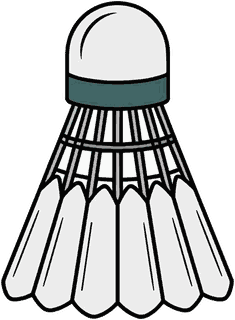
#> input picture src/assets/shuttlecock.png, 235 x 320 px
$ python cutout-shuttlecock.py ../src/assets/shuttlecock.png
#> lines starting #> are read from the running program, lines starting #| are printed output that depends on the picture; after the words box and inside, x2 and y2 are one past the last pixel; in counts of white or black regions, pixels touching at a corner belong together
"""
Cuts the supplied shuttlecock illustration out of its background.

The naive approach, keying out white, destroys this image: the cork and the
feathers are themselves white, so a colour key punches holes straight through
the subject. What actually separates subject from background here is not
colour but connectivity, so this floods inward from the four corners and
removes only the contiguous outer region. Anything white that is fenced in by
the black outline survives.

The alpha edge is then feathered by a fraction of a pixel. A hard binary mask
on a line drawing leaves visible stair-stepping along every curve once it is
composited onto a dark page.

Run:  python scripts/cutout-shuttlecock.py <source.jpg>
Out:  src/assets/shuttlecock.png
"""

import sys
from pathlib import Path

import numpy as np
import scipy.ndimage as ndi
from PIL import Image, ImageFilter

OUT = Path("src/assets/shuttlecock.png")
TARGET_H = 320          # plenty for a bullet at any DPR, still a small file
BG_TOLERANCE = 26       # how far from the sampled corner colour still counts
EDGE_FEATHER = 0.6      # px


def main(src: Path) -> None:
    img = Image.open(src).convert("RGB")
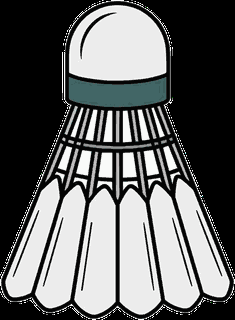
#> img: PIL image 235x320 RGB; mean R, G, B 100.3, 101.4, 101.3
    arr = np.asarray(img).astype(np.int16)
    h, w, _ = arr.shape
#> h = 320; w = 235

    # The background colour is whatever sits in the corners, not an assumed
    # pure white: this illustration sits on a warm off-white.
    corners = np.stack(
        [arr[0, 0], arr[0, w - 1], arr[h - 1, 0], arr[h - 1, w - 1]]
    )
#> corners = [[0, 0, 0], [0, 0, 0], [0, 0, 0], [0, 0, 0]]
    bg = corners.mean(axis=0)
#> bg = [0, 0, 0]
    dist = np.abs(arr - bg).max(axis=2)
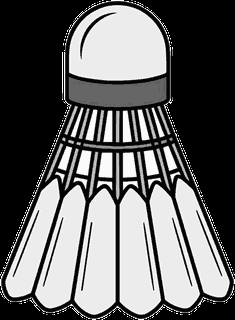
#> dist: shape (320, 235) float64; min 0, max 255, mean 101.4

    # Label every connected run of background-coloured pixels, then keep only
    # the components that touch an edge. Those are the outside; anything that
    # matches the background colour but is fenced in by the drawing is part of
    # the subject and stays.
    #
    # Deliberately not PIL's ImageDraw.floodfill, which is a silent no-op in
    # Pillow 12.1.1: it returns without filling even a uniform test image, so
    # the cutout appears to run and changes nothing.
    candidate = dist <= BG_TOLERANCE
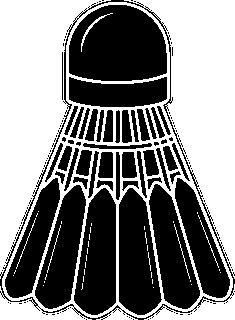
#> candidate: shape (320, 235) bool; 51.7% white; 138 black regions (93 under 20 px), largest, box (x1, y1, x2, y2) and area: (69, 5, 167, 81) 6107, (119, 188, 162, 315) 3984, (74, 188, 116, 315) 3955
    labels, _count = ndi.label(candidate)
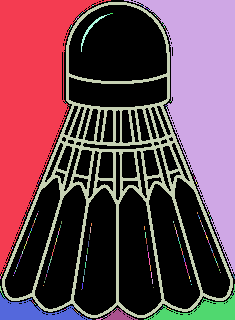
#> labels: shape (320, 235) int32; 187 distinct labels, from 0 to 186; one colour per label, 0 black
    edge = np.concatenate(
        [labels[0, :], labels[-1, :], labels[:, 0], labels[:, -1]]
    )
#> edge = 1110 values, max 186 at index 331, min 0 at index 102, mean 42.81
    outside_labels = np.unique(edge[edge > 0])
#> outside_labels = [1, 2, 143, 145, 154, 156, 159, 170, 186]
    outside = np.isin(labels, outside_labels)
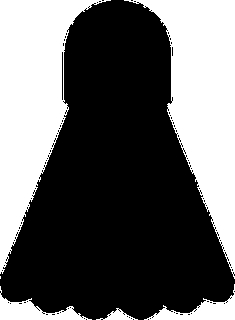
#> outside: shape (320, 235) bool; 38.6% white; 6 white regions (1 under 20 px), largest, box (x1, y1, x2, y2) and area: (124, 0, 235, 279) 13309, (0, 0, 111, 274) 13295, (144, 284, 235, 320) 1120, (0, 286, 92, 320) 1115, (96, 308, 138, 320) 203
    alpha = Image.fromarray(np.where(outside, 0, 255).astype(np.uint8), "L")
    alpha = alpha.filter(ImageFilter.GaussianBlur(EDGE_FEATHER))
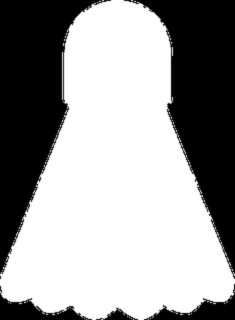
#> alpha: PIL image 235x320 L; min 0, max 255, mean 156.5

    out = img.convert("RGBA")
    out.putalpha(alpha)
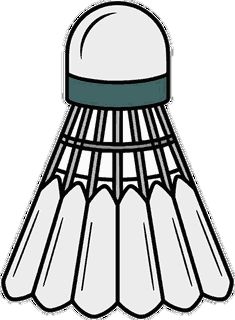
#> out: PIL image 235x320 RGBA; mean R, G, B, A 100.3, 101.4, 101.3, 156.5; transparent parts drawn white

    # Crop to the subject, measured on alpha alone. getbbox() on an RGBA image
    # reads every band, and the background pixels are still white underneath
    # their zeroed alpha, so it would report the whole canvas.
    bbox = alpha.getbbox()
#> bbox = (0, 0, 235, 320)
    if bbox:
        out = out.crop(bbox)

    ratio = TARGET_H / out.height
#> ratio = 1
    out = out.resize(
        (max(1, round(out.width * ratio)), TARGET_H), Image.LANCZOS
    )

    # Flat line art has very few distinct colours, so truecolour RGBA is
    # almost entirely wasted headroom: palettising takes this from ~64 KB to
    # ~9 KB. FASTOCTREE because it is one of only two methods Pillow allows on
    # an RGBA image, and it keeps the feathered alpha edge intact.
    out = out.quantize(colors=48, method=Image.FASTOCTREE, dither=Image.NONE)
#> out: PIL image 235x320 P

    OUT.parent.mkdir(parents=True, exist_ok=True)
    out.save(OUT, optimize=True)

    opaque = int((np.asarray(out.convert("RGBA"))[:, :, 3] > 8).sum())
#> opaque = 47457
    print(f"source      {src}")
    print(f"background  rgb{tuple(int(c) for c in bg)}")
#| background  rgb(0, 0, 0)
    print(f"written     {OUT}  {out.width}x{out.height}  "
#> (the run stopped early here; a loop or call above may not have finished)

$ run again, with src/assets/atlas_trading_view_website.png copied over src/assets/shuttlecock.png
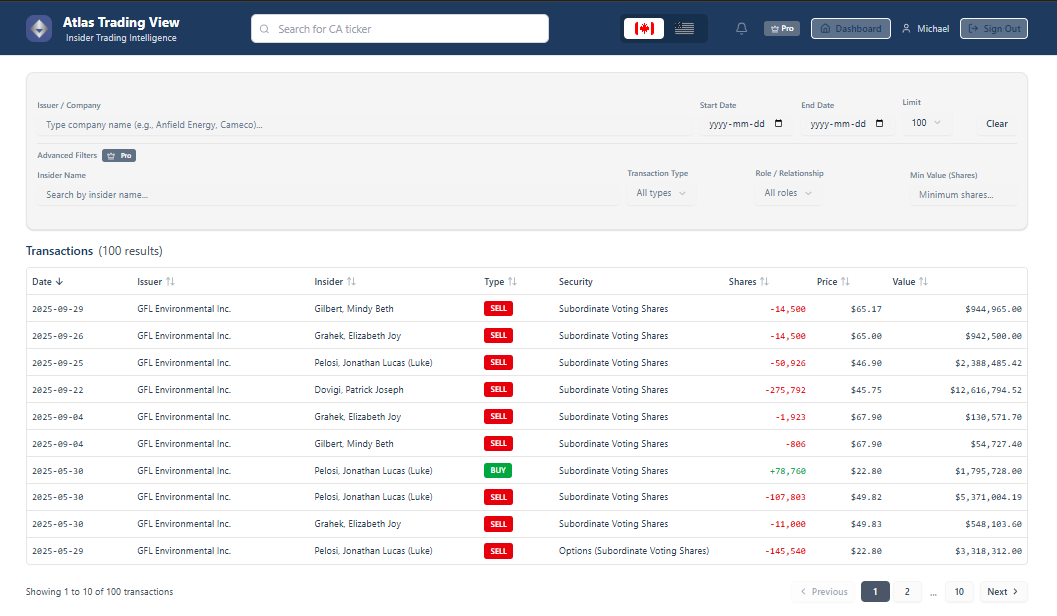
#> input picture src/assets/atlas_trading_view_website.png, 1057 x 616 px
#> corners = [[31, 33, 33], [31, 33, 33], [255, 255, 255], [255, 255, 255]]
#> bg = [143, 144, 144]
#> in main, `candidate = dist <= BG_TOLERANCE`:
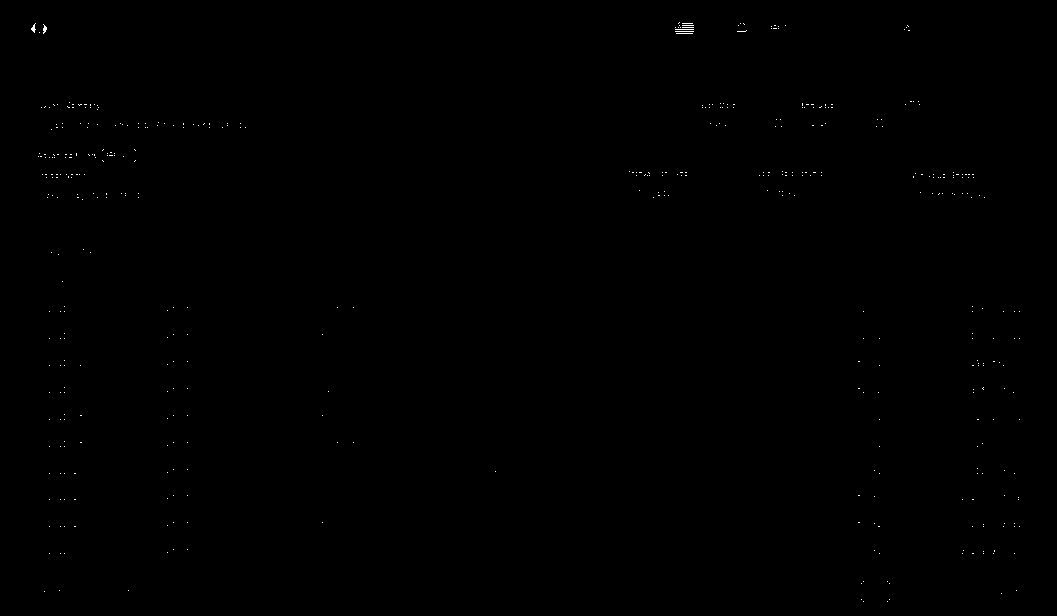
#> candidate: shape (616, 1057) bool; 0.11% white in thin lines or dots, all inside (x1, y1, x2, y2) = (31, 22, 1020, 602)
#> labels: shape (616, 1057) int32; 468 distinct labels, from 0 to 467
#> edge = 3346 values from 0 to 0
#> outside_labels = empty array
#> outside: shape (616, 1057) bool; every value is 0
#> alpha: PIL image 1057x616 L; every value is 255
#> in main, out is the input picture: PIL image 1057x616 RGBA; mean R, G, B, A 231.6, 232.5, 235.4, 255
#> bbox = (0, 0, 1057, 616)
#> in main, `out = out.resize( (max(1, round(out.width * ratio)), TARGET_H), Image...`:
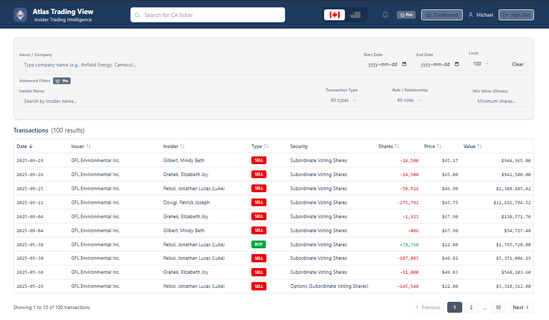
#> out: PIL image 549x320 RGBA; mean R, G, B, A 231.3, 232.1, 235, 255
#> opaque = 175680
#| background  rgb(143, 144, 144)
